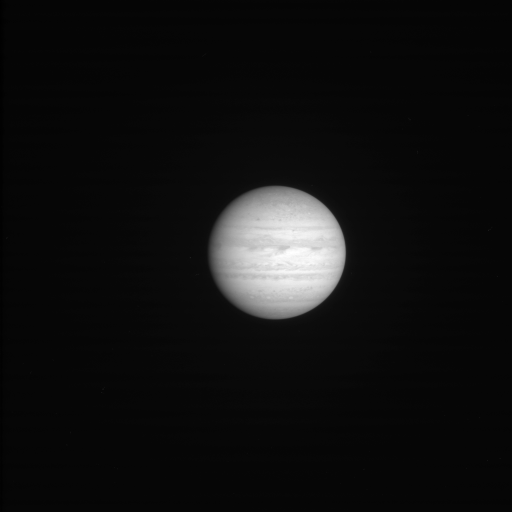
#> input picture artifacts/tldr/01_raw.png, 1024 x 1024 px (shown at 1/2 size)
$ python -i auto_labeler.py   (imports and definitions only)
#> lines starting #> are read from the running program, lines starting #| are printed output that depends on the picture; after the words box and inside, x2 and y2 are one past the last pixel; in counts of white or black regions, pixels touching at a corner belong together
#> further down, picture is the input picture: shape (1024, 1024); min 0, max 255, mean 16.4
#!/usr/bin/env python3
"""
Auto-labeler for Cassini ISSNA imagery.

Generates YOLO-format bounding box labels for training images by:
1. Predicting body pixel size from SPICE geometry (range + body radius + optics)
2. Refining with OpenCV contour detection
3. Sanity-checking each label before accepting

Produces:
- YOLO label files under data/cassini/issna/<body>/labels/<image_id>.txt
- class_names.txt
- auto_label_stats.json
- Human review bundle under review/cassini_issna/auto_labels/
"""

import csv
import cv2
import json
import math
import os
import random
import sys
import numpy as np
from pathlib import Path
from collections import defaultdict

# ============================================================
# Configuration
# ============================================================
WORKSPACE = Path("/Users/upadhyay/dev/ICES/object_detection_opencv_cpp")
ARTIFACTS = WORKSPACE / "artifacts"
DATA_DIR = WORKSPACE / "data" / "cassini" / "issna"
REVIEW_DIR = WORKSPACE / "review" / "cassini_issna" / "auto_labels"

# Instrument parameters (from instruments.csv, verified)
FOCAL_LENGTH_MM = 2003.44
PIXEL_PITCH_UM = 12.0
FOCAL_LENGTH_M = FOCAL_LENGTH_MM * 1e-3  # 2.00344 m
PIXEL_PITCH_M = PIXEL_PITCH_UM * 1e-6    # 12e-6 m
IMAGE_SIZE = 1024  # 1024x1024

# IFOV in radians per pixel
IFOV_RAD = PIXEL_PITCH_M / FOCAL_LENGTH_M  # ~5.989e-6 rad/px

# ============================================================
# Round 2 (NEEDS_FIXES) sanity check thresholds
# The human rejected 33/100 labels in round 1. Each threshold
# below is tightened per a specific failure pattern they flagged.
# ============================================================
# FIX #2: raise minimum predicted pixel diameter from 8 -> 15
#   (round 1 had multiple Wrong-Bounding-box rejects with 4x4, 5x5, 6x5
#    boxes where the labeler latched onto a star/noise instead of a
#    barely-resolvable target)
MIN_DIAMETER_PX = 15

# FIX #6: bodies must actually be inside the frame geometrically.
# If the predicted pixel center falls outside the image bounds
# (minus this margin), the body isn't in the frame -> reject.
EDGE_MARGIN_FRAC = 0.05

# FIX #5: tighten the contour-center proximity requirement.
# Refined contour center must be within
#     max(predicted_diam * 1.5, 100 px)
# of the predicted center, otherwise reject.
CONTOUR_PROX_DIAM_MULT = 1.5
CONTOUR_PROX_MIN_PX = 100

BBOX_PAD_FRAC = 0.15

# FIX #3: reject whole-frame / near-whole-frame bboxes.
# Round 1 produced (0,0,1024,1024), (0,0,256,256), (0,0,256,229) fallbacks.
WHOLE_FRAME_FRAC = 0.85    # reject if w AND h > 85% of image
ANCHORED_FALLBACK_FRAC = 0.50  # reject (0,0)-anchored boxes > 50% of image

# FIX #4: reject extreme aspect ratios (e.g. ganymede 416x20).
# Planetary bodies are approximately circular when resolved.
MAX_ASPECT_RATIO = 3.0

# FIX #7: saturn_rings-specific minimum extent (rings are extended).
RINGS_MIN_EXTENT_PX = 100

# Body radii in km (from IAU / NAIF pck00011.tpc, primary sources)
# For irregular bodies, using mean radius.
# "saturn_rings" gets a special effective radius = outer B ring radius = 117,580 km
BODY_RADII_KM = {
    "saturn":        58232.0,
    "saturn_rings":  117580.0,  # Outer visible ring edge (B ring outer)
    "titan":         2574.7,
    "rhea":          763.8,
    "iapetus":       734.5,
    "dione":         561.4,
    "tethys":        531.1,
    "enceladus":     252.1,
    "mimas":         198.2,
    "hyperion":      135.0,  # mean radius of irregular body
    "phoebe":        106.5,
    "janus":         89.5,
    "epimetheus":    58.1,
    "prometheus":    43.1,
    "pandora":       40.7,
    "helene":        17.6,
    "telesto":       12.4,
    "calypso":       10.7,
    "atlas":         15.1,
    "pan":           14.1,
    "methone":       1.6,
    "pallene":       2.5,
    "polydeuces":    1.3,
    "daphnis":       3.8,
    "anthe":         0.9,
    "aegaeon":       0.3,
    # Irregular outer moons (very small, ~few km)
    "kiviuq":        8.0,
    "siarnaq":       20.0,
    "paaliaq":       11.0,
    "ijiraq":        6.0,
    "albiorix":      16.0,
    "erriapus":      5.0,
    "tarvos":        7.5,
    "ymir":          9.0,
    "thrymr":        3.5,
    "skathi":        4.0,
    "mundilfari":    3.5,
    "narvi":         3.5,
    "suttungr":      3.5,
    "bestla":        3.5,
    "hyrrokkin":     4.0,
    "bebhionn":      3.0,
    "bergelmir":     3.0,
    "fornjot":       3.0,
    "hati":          3.0,
    "tarqeq":        3.5,
    "greip":         3.0,
    "skoll":         3.0,
    "loge":          3.0,
    "jarnsaxa":      3.0,
    "surtur":        3.0,
    "kari":          3.5,
    "s_2004_s_12":   2.5,
    "s_2004_s_13":   3.0,
    # Jupiter system (for cruise-phase images)
    "jupiter":       69911.0,
    "io":            1821.6,
    "europa":        1560.8,
    "ganymede":      2631.2,
    "callisto":      2410.3,
    "himalia":       85.0,
    # Earth / Moon / Venus
    "earth":         6371.0,
    "moon":          1737.4,
    "venus":         6051.8,
    "pluto":         1188.3,
}


# [149 lines left out: functions load_train_split, load_spacecraft_state, load_manifest, compute_range_km, predicted_diameter_px, find_body_contour, not called in this run]


def find_body_contour_fullframe(img_gray):
    """
    Fallback: find the dominant bright object in the full frame.
    Used when no SPICE state is available.

    Returns (bbox, confidence, rejection_reason).
    """
    h, w = img_gray.shape[:2]
#> h = 1024; w = 1024

    # Try Otsu first
    _, binary = cv2.threshold(img_gray, 0, 255, cv2.THRESH_BINARY + cv2.THRESH_OTSU)
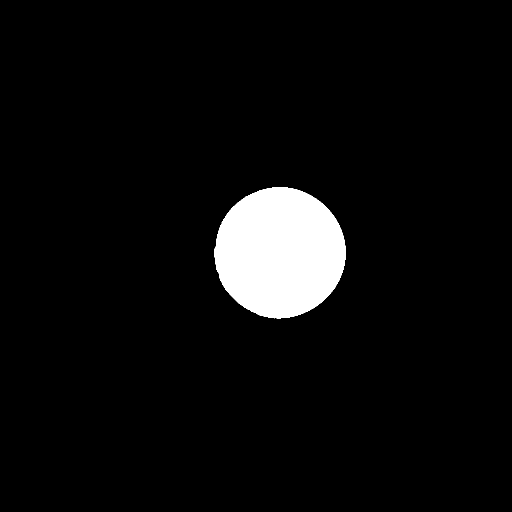
#> binary: shape (1024, 1024) (shown at 1/2 size); 5.1% white; 1 white region, box (x1, y1, x2, y2) and area: (428, 375, 691, 637) 53580

    # If Otsu gives too much (>30% of frame), raise threshold
    if np.count_nonzero(binary) > 0.3 * h * w:
        t = max(np.percentile(img_gray, 97), 30)
        _, binary = cv2.threshold(img_gray, t, 255, cv2.THRESH_BINARY)

    # If still nothing, try lower threshold
    if np.count_nonzero(binary) == 0:
        _, binary = cv2.threshold(img_gray, 15, 255, cv2.THRESH_BINARY)

    kernel = cv2.getStructuringElement(cv2.MORPH_ELLIPSE, (3, 3))
    binary = cv2.morphologyEx(binary, cv2.MORPH_CLOSE, kernel, iterations=2)
#> binary: shape (1024, 1024); 5.1% white; 1 white region

    contours, _ = cv2.findContours(binary, cv2.RETR_EXTERNAL, cv2.CHAIN_APPROX_SIMPLE)
#> contours = 1 contour; box (x1, y1, x2, y2) and area: (428, 375, 691, 637) 53216

    if not contours:
        return None, 0.0, "no_contour_found_fullframe"

    # Sort by area
    contours_with_area = [(cv2.contourArea(c), c) for c in contours]
#> contours_with_area = 1 item
    contours_with_area.sort(key=lambda x: x[0], reverse=True)

    largest_area = contours_with_area[0][0]
#> largest_area = 53216.5

    if largest_area < 4:
        return None, 0.0, "largest_contour_too_small"

    # Check ambiguity: if second-largest is >50% of largest, it's ambiguous
    if len(contours_with_area) > 1:
        second_area = contours_with_area[1][0]
        if second_area > 0.5 * largest_area and second_area > 100:
            return None, 0.0, "multiple_ambiguous_contours_fullframe"

    cnt = contours_with_area[0][1]
#> cnt = contour of 374 points, box (x1, y1, x2, y2) (428, 375, 691, 637), area 53216
    bx, by, bw, bh = cv2.boundingRect(cnt)
#> bx = 428; by = 375; bw = 263; bh = 262

    # Confidence is lower without SPICE
    confidence = 0.5
    if bw > 20 and bh > 20:
        confidence = 0.6
    if bw > 50 and bh > 50:
        confidence = 0.7

    return (bx, by, bw, bh), confidence, None


# [726 lines left out: functions bbox_touches_edge, pad_bbox, bbox_to_yolo, render_review_image, load_permanent_drops, aspect_ratio and 1 more, not called in this run]


# [2 lines not run here, left out]

>>> import cv2
>>> picture = cv2.imread('../artifacts/tldr/01_raw.png', cv2.IMREAD_GRAYSCALE)
>>> result = find_body_contour_fullframe(picture)
